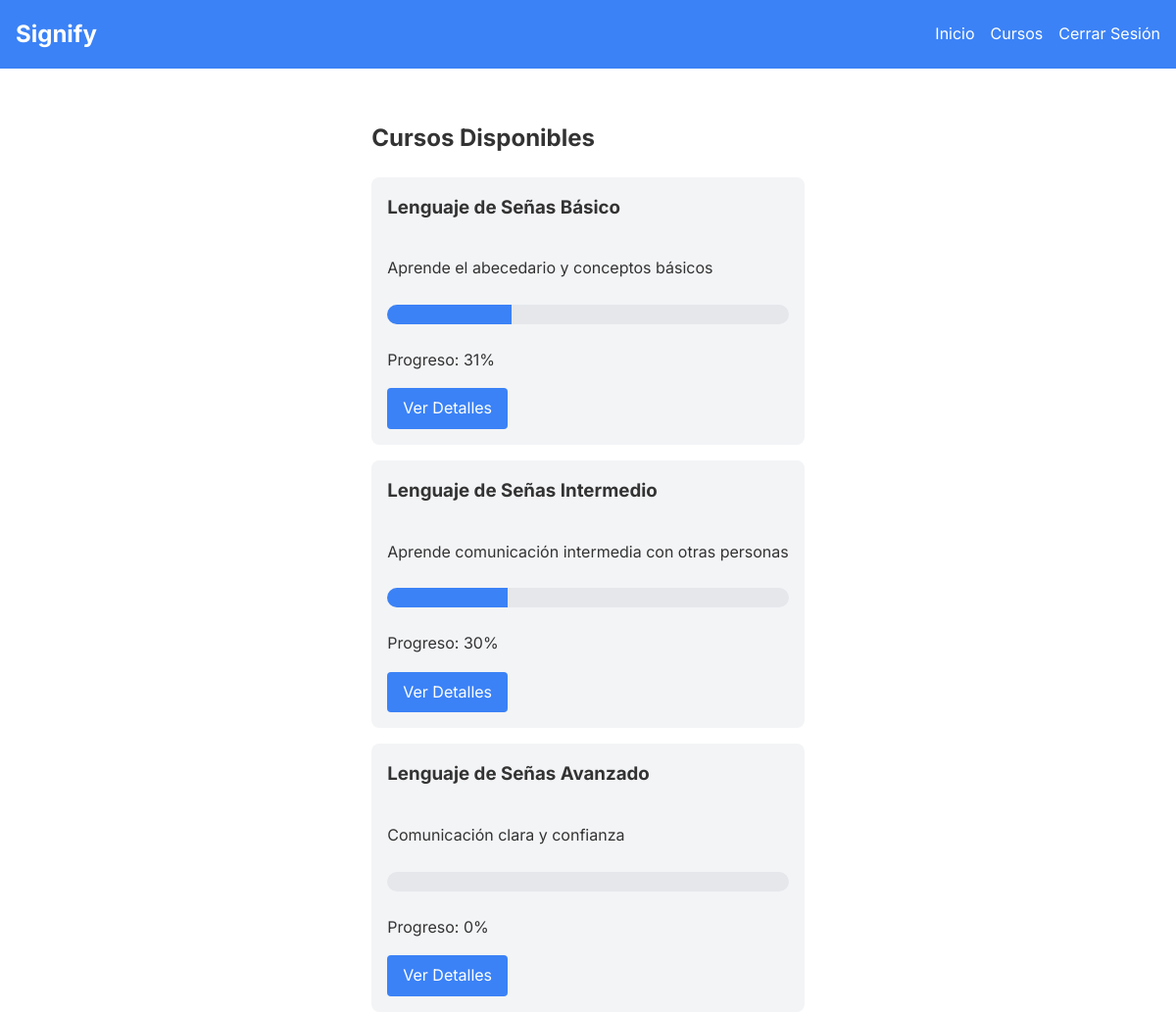
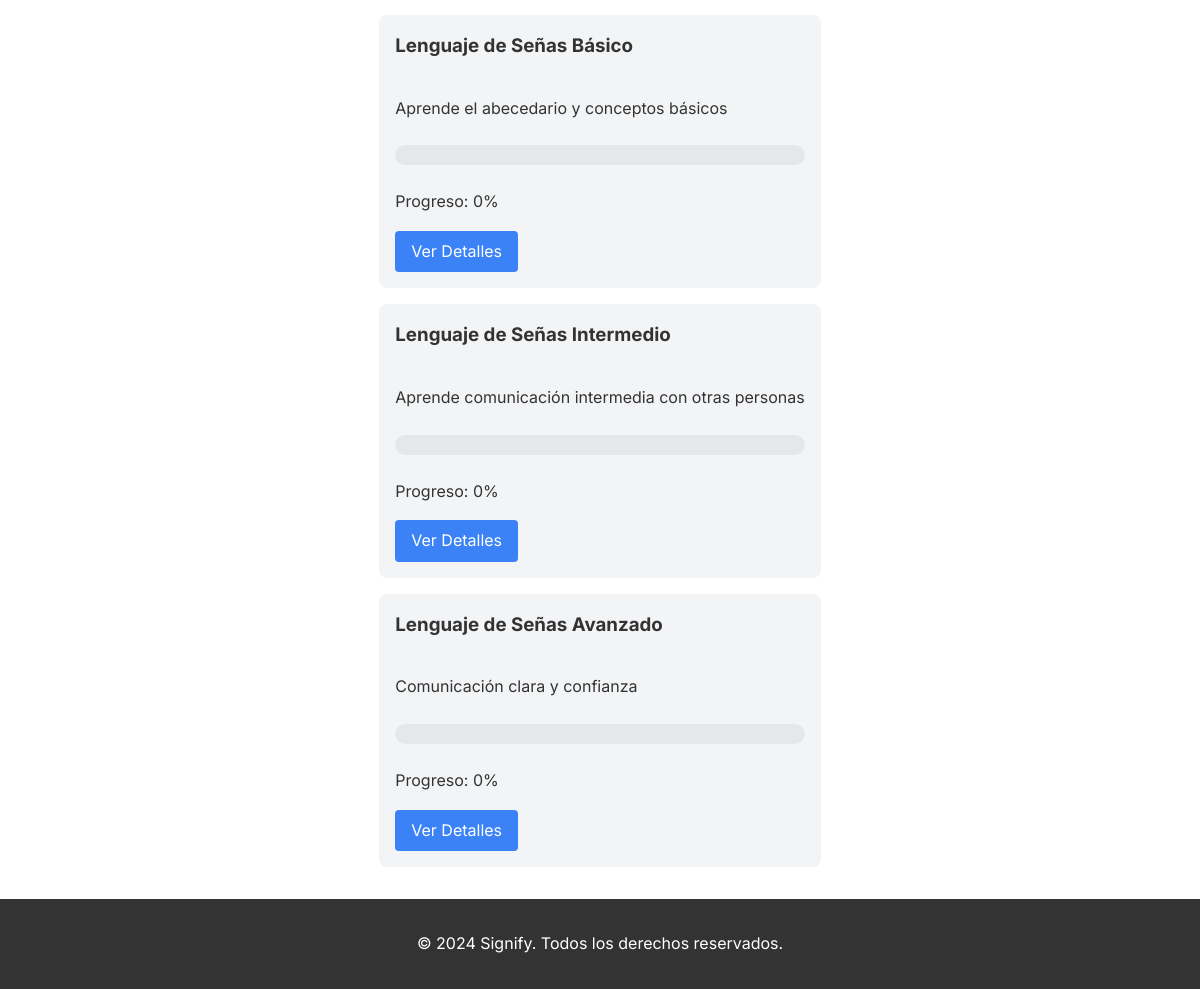
The app's page /courses (signed in) with its own data (2 pictures, top to bottom).
### app.py (models this page shows)
class Course(db.Model):
    id = db.Column(db.Integer, primary_key=True)
    name = db.Column(db.String(100), nullable=False)
    description = db.Column(db.Text)
    evaluations = db.relationship('Evaluation', backref='course', lazy=True)

class Evaluation(db.Model):
    id = db.Column(db.Integer, primary_key=True)
    user_id = db.Column(db.Integer, db.ForeignKey('user.id'), nullable=False)
    course_id = db.Column(db.Integer, db.ForeignKey('course.id'), nullable=False)
    score = db.Column(db.Float, default=0.0)
    completed = db.Column(db.Boolean, default=False)

### app.py (the view)
@app.route('/courses')
@login_required
def courses():
    courses = Course.query.all()
    evaluations = {eval.course_id: eval.score for eval in current_user.evaluations}
    return render_template('courses.html', courses=courses, evaluations=evaluations)

### app.py (called while the page is built)
@login_manager.user_loader
def load_user(user_id):
    return User.query.get(int(user_id))

### templates/courses.html (shortened to what this page needs)
{% extends "layout.html" %}
{% block extra_css %}
    <link rel="stylesheet" href="{{ url_for('static', filename='css/estilosContenidos.css') }}">
{% endblock %}
{% block content %}
    <h2>Cursos Disponibles</h2>
    {% if courses %}
        <div class="course-grid">
            {% for course in courses %}
                <div class="course-card">
                    <h3>{{ course.name }}</h3>
                    <p>{{ course.description }}</p>
                    <div class="progress-bar">
                        <div class="progress-bar-fill" style="width: {{ evaluations.get(course.id, 0) }}%;"></div>
                    </div>
                    <p>Progreso: {{ evaluations.get(course.id, 0)|round|int }}%</p>
                    <a href="{{ url_for('course_detail', course_id=course.id) }}" class="btn">Ver Detalles</a>
                </div>
            {% endfor %}
        </div>
    {% else %}
        <p>No hay cursos disponibles en este momento.</p>
    {% endif %}
{% endblock %}

### static/css/layout.css (style rules this page uses)
body { font-family: 'Inter', sans-serif; line-height: 1.6; color: #333; margin: 0; padding: 0; display: flex; flex-direction: column; min-height: 100vh; }
.btn { display: inline-block; background-color: #3b82f6; color: white; padding: 0.5rem 1rem; text-decoration: none; border-radius: 0.25rem; transition: background-color 0.3s ease; }

### static/css/estilosContenidos.css (style rules this page uses)
.progress-bar { width: 100%; height: 20px; background-color: #e5e7eb; border-radius: 10px; overflow: hidden; margin-top: 0.5rem; margin-bottom: 0.5rem; }
.progress-bar-fill { height: 100%; background-color: #3b82f6; transition: width 0.3s ease; }
.course-grid { display: grid; grid-template-columns: repeat(auto-fill, minmax(250px, 1fr)); gap: 1rem; }
.course-card { background-color: #f3f4f6; border-radius: 0.5rem; padding: 1rem; display: flex; flex-direction: column; }
.course-card h3 { margin-top: 0; }
.course-card .btn { margin-top: auto; align-self: start; }

### records on screen
Course: name "Lenguaje de Señas Básico", description "Aprende el abecedario y conceptos básicos"
Evaluation: get "31"
Course: name "Lenguaje de Señas Intermedio", description "Aprende comunicación intermedia con otras personas"
Evaluation: get "30"
Course: name "Lenguaje de Señas Avanzado", description "Comunicación clara y confianza"
Evaluation: get "0"
Course: name "Lenguaje de Señas Básico", description "Aprende el abecedario y conceptos básicos", get "0"
Course: name "Lenguaje de Señas Intermedio", description "Aprende comunicación intermedia con otras personas", get "0"
Course: name "Lenguaje de Señas Avanzado", description "Comunicación clara y confianza", get "0"
